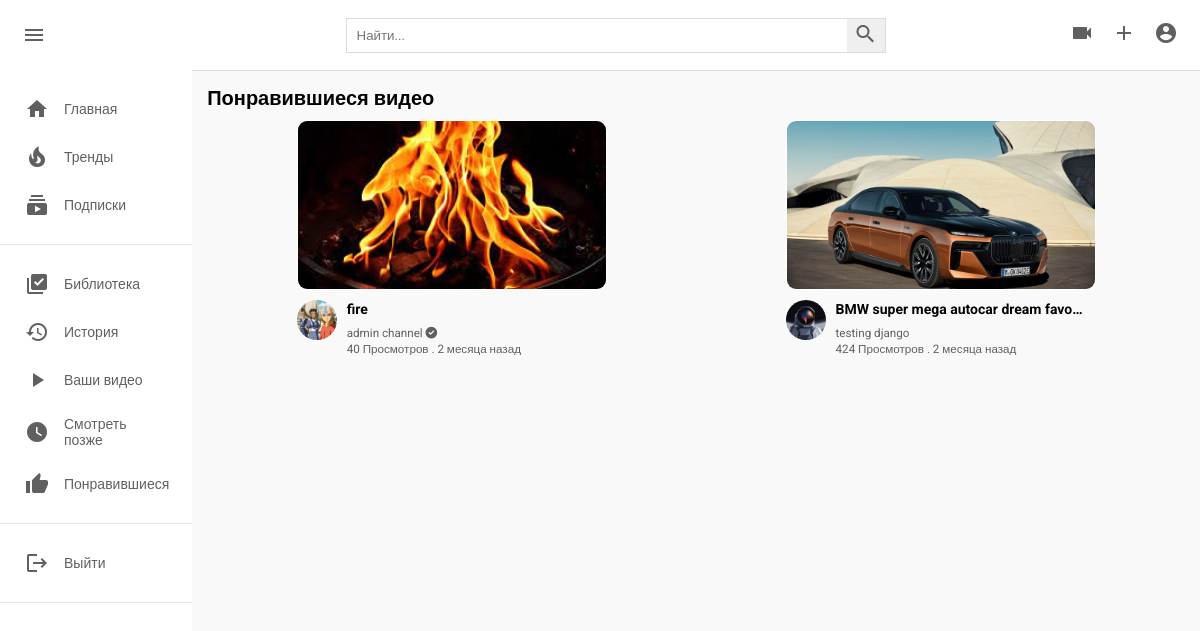
The app's page /liked_videos/ (signed in) with its own data.
### app_main/models.py (models this page shows, shortened)
class Video(models.Model):
    title = models.CharField(max_length=255, verbose_name='название видео')
    description = models.TextField(verbose_name='описание')
    video = models.FileField(upload_to=path_for_video, verbose_name='видео')
    image = models.ImageField(upload_to=path_for_video, verbose_name='картинка видео')
    tags = TaggableManager(blank=True)
    created_at = models.DateTimeField(auto_now_add=True)
    visibility = models.CharField(max_length=20, choices=VISIBILITY, default='public', verbose_name='доступ')
    views = models.PositiveIntegerField(default=0, verbose_name='просмотры')
    author = models.ForeignKey(User, on_delete=models.PROTECT, verbose_name='автор')
    time_update_view_count = models.DateTimeField(default=now(), verbose_name='время обновления просмотра')
    likes = models.ManyToManyField(User, related_name='likes_video', verbose_name='лайки', null=True, blank=True)
    dislikes = models.ManyToManyField(User, related_name='dislikes_video', verbose_name='дизлайки',
                                      null=True, blank=True)
    history_videos = models.ManyToManyField(User, related_name='history_videos', verbose_name='история просмотра',
                                            blank=True, null=True)
    saved_user = models.ManyToManyField(User, related_name='saved_videos',
                                        verbose_name='сохраненные видео для просмотра позже', null=True, blank=True)
    is_featured_video = models.BooleanField(default=False, verbose_name='главное видео на канале')
    class Meta:
        verbose_name = 'видео'
        verbose_name_plural = 'видео'

### app_channel/models.py (models this page shows, shortened)
class Channel(models.Model):
    channel_name = models.CharField(max_length=255, verbose_name='название канала')
    full_name = models.CharField(max_length=255, verbose_name='имя')
    description = models.TextField(verbose_name='описание')
    owner = models.OneToOneField(User, on_delete=models.PROTECT, verbose_name='владелец канала', related_name='channel')
    keywords = TaggableManager(verbose_name='теги канала')
    subscribers = models.ManyToManyField(User, verbose_name='подписчики', related_name='subscribers',
                                         null=True, blank=True)
    is_active = models.BooleanField(default=True, verbose_name='активный канал')
    avatar = models.ImageField(upload_to=path_for_avatar_channel, verbose_name='аватарка')
    channel_art = models.ImageField(upload_to=path_for_avatar_channel, verbose_name='обложка канала',
                                    null=True, blank=True)
    created_at = models.DateTimeField(auto_now_add=True, verbose_name='дата создания канала')
    verified = models.BooleanField(default=False, verbose_name='верифицирован')
    business_email = models.EmailField(null=True, blank=True, verbose_name='почта для сотрудничества')
    is_show_business_email = models.BooleanField(default=False, verbose_name='показывать почту для сотрудничества')
    location = models.CharField(max_length=255, null=True, blank=True, verbose_name='адрес')
    is_show_location = models.BooleanField(default=False, verbose_name='показывать адрес')
    twitter = models.URLField(max_length=255, verbose_name='twitter', null=True, blank=True)
    facebook = models.URLField(max_length=255, verbose_name='facebook', null=True, blank=True)
    instagram = models.URLField(max_length=255, verbose_name='instagram', null=True, blank=True)
    tiktok = models.URLField(max_length=255, verbose_name='tiktok', null=True, blank=True)
    class Meta:
        verbose_name = 'канал'
        verbose_name_plural = 'каналы'

### app_main/views.py (the view)
# urls.py: path('liked_videos/', LikedVideos.as_view(), name='liked_videos'),
class LikedVideos(ListView):
    template_name = 'trending_saved_liked_subscription_videos.html'
    context_object_name = 'videos'
    def get_queryset(self):
        return self.request.user.likes_video.all()
    def get_context_data(self, *args, **kwargs):
        context = super().get_context_data(*args, **kwargs)
        context['title'] = 'Понравившиеся видео'
        context['empty_list'] = 'Вы не лайкнули ни одного видео'
        return context

### templates/trending_saved_liked_subscription_videos.html
{% extends 'base.html' %}
{% load static %}
{% load humanize %}
{% block style %} <link rel="stylesheet" href="{% static 'css/style.css' %}" type="text/css">{% endblock style %}
{% block content %}
<div class="mainBody">
    {% include 'partials/sidebar.html' %}
    <div class="videos">
        <div class="drop-down-container">
            <h1 style="font-size: 20px;">{{ title }}</h1>
        </div>
        <div class="videos__container">
            {% for v in videos %}
                <div class="video">
                    <div class="video__thumbnail">
                        {% if v.image %}
                            <a href="{% url 'video-detail' v.id %}"><img src="{{v.image.url}}" alt=""></a>
                        {% else %}
                            <a href="{% url 'video-detail' v.id %}"><img src="https://encrypted-tbn0.gstatic.com/images?q=tbn:ANd9GcQrf0lpB42PwkxZCIvkgPjzFbA4SMYVhjyVLDdrC5_OLJEAI4GCqBfknjVqIeqQXvHuX9A&usqp=CAU" alt=""></a>
                        {% endif %}
                    </div>
                    <div class="video__details">
                        <div class="author">
                            {% if v.author.channel.avatar %}
                                <a href="{% url 'channel-profile' v.author.channel.id %}"><img src="{{ v.author.channel.avatar.url }}" alt=""></a>
                            {% else %}
                                <a href="{% url 'channel-profile' v.author.channel.id %}"><img src="https://cdn-icons-png.flaticon.com/512/1053/1053244.png?w=360" alt=""></a>
                            {% endif %}
                        </div>
                        <div class="title">
                            <a href="{% url 'video-detail' v.id %}"><h3>{{v.title|truncatechars:34}}</h3></a>
                            <a href="{% url 'channel-profile' v.author.channel.id %}"><small>{{v.author.channel.channel_name}} {% if v.author.channel.verified == True %} <i class="fas fa-check-circle"></i> {% endif %} </small></a>
                            <span><small>{{ v.views }} Просмотров . {{ v.created_at|naturaltime }}</small></span>
                        </div>
                    </div>
                </div>
            {% empty %}
                <h3>{{ empty_list }}</h3>
            {% endfor %}
        </div>
    </div>
</div>
{% endblock content %}

### static/css/style.css (style rules this page uses)
* { margin: 0; padding: 0; box-sizing: border-box; font-family: 'Roboto', sans-serif; }
body { font-family: poppins; }
.mainBody { height: calc(100vh - 70px); display: flex; overflow: hidden; }
.videos { background-color: #f9f9f9; width: 100%; height: 100%; padding: 15px 15px; border-top: 1px solid #ddd; overflow-y: scroll; }
.videos__container { display: flex; flex-direction: row; justify-content: space-around; flex-wrap: wrap; }
.video { width: 310px; transition: 1s; margin-bottom: 30px; }
.video__thumbnail { width: 100%; height: 170px; }
.video__thumbnail img { object-fit: cover; height: 100%; width: 100%; border: 1px solid white; border-radius: 10px; }
.author img { object-fit: cover; border-radius: 50%; height: 40px; width: 40px; margin-right: 10px; }
.video__details { display: flex; margin-top: 10px; }
.title { display: flex; flex-direction: column; }
.title h3 { color: rgb(3, 3, 3); line-height: 18px; font-size: 14px; margin-bottom: 6px; }
.title a, span { text-decoration: none; color: rgb(96, 96, 96); font-size: 14px; }
h1 { font-size: 20px; margin-bottom: 10px; color: rgb(3, 3, 3); }
.drop-down-container { display: flex; align-items: center; justify-content: space-between; }
a { text-decoration: none; }

### templates/base.html (style rules this page uses)
a { text-decoration: none; }

### records on screen
Video: image (picture), author.channel.avatar (picture), title "fire", author.channel.channel_name "admin channel", views "40", created_at "2 месяца назад"
Video: image (picture), author.channel.avatar (picture), title "BMW super mega autocar dream favo…", author.channel.channel_name "testing django", views "424", created_at "2 месяца назад"

### other values on screen
{{ title }} "Понравившиеся видео"
